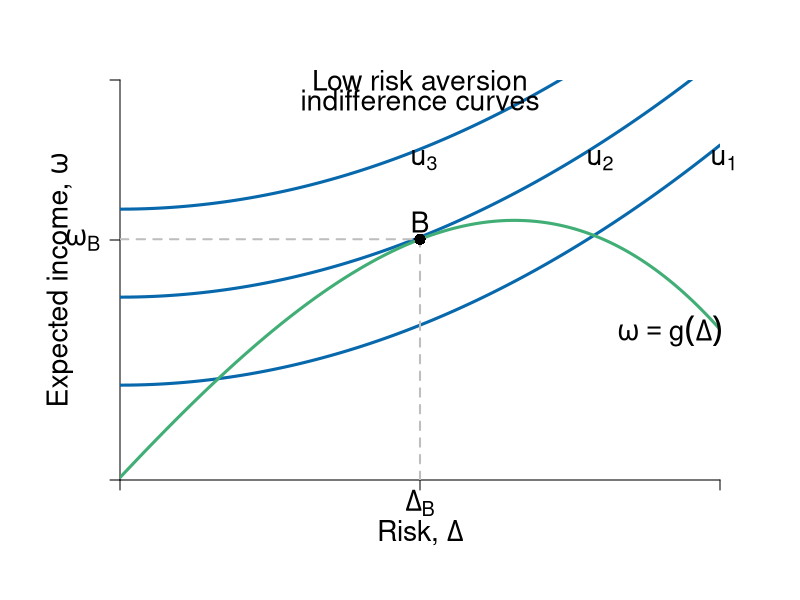

R code for this plot:
#Graph Designer: Simon Halliday & Riley Boeth '17
#Authors: Bowles, Foley and Halliday
#Title: Coordination, Conflict and Competition: A Text in Microeconomics

library(shape)
require(shape)
pdf(file = "capitalism/risks_feasible_low.pdf", width = 10, height = 8)


#Set parameters for graphics
axislabelsize <- 1.7
labelsize <- 1.7
graphlinewidth <- 3
segmentlinewidth <- 2

COL <- c("#7fc97f", "#beaed4", "#fdc086", "#ffff99", "#386cb0", "#f0027f", "#bf5b17", "#666666")
COLA <- c("#e0f3db", "#99d8c9","#66c2a4","#41ae76", "#238b45", "#005824")
COLB <- c("#c6dbef", "#4eb3d3", "#2b8cbe", "#0868ac","#084081")
COLC <- c("#fcfbfd", "#efedf5", "#dadaeb", "#bcbddc", "#9e9ac8", "#807dba", "#6a51a3", "#54278f", "#3f007d")

#Edited the margins to cater for the larger LHS labels
par(mar =  c(6, 6, 4, 4))

#Indifference curves of a risk-averse homo economicus (1st graph out of the two for 4.7)

indiffA1 <- function(x, uA = 5, rmax=  .7, xmax = 15) {
  uA + (1/2)*(rmax/xmax)*(x^2)
}

#rmax*x
#indiffA <- function(x, ua=2) {
#  ua + (1/12)*(x)^2
#}

#Average wealth function 

avgwealth <- function(x,y){
  (1.08)*((-1/35)*(((-((.9)*x-36))^2))+36.8+((-1/10)*(x-4)+(-1/1000)*((x-3)^3)))
}

#Add limits on axes and levels of utility for each indifference curve
ylims <- c(0, 35)
xlims <- c(0, 30)

npts <- 501 
x <- seq(xlims[1], xlims[2], length.out = npts)
y <- seq(ylims[1], ylims[2], length.out = npts) 

plot(0, 0, xlim = xlims, ylim = ylims, type = "n",
     xlab = expression(paste("")),
     ylab = expression(paste("")), 
     xaxt = "n", 
     yaxt = "n", 
     cex.lab = axislabelsize, 
     bty = "n", 
     xaxs="i", 
     yaxs="i"
)

#x and y limits with plain axes without ticks/numbers to match previous graph

ticksx <- c(0, 15, xlims[2])
xlabels <- c(NA, expression(paste(Delta[B])), NA)
ticksy <- c(0, 21, ylims[2])
ylabels <- c(NA, expression(paste(omega[B])), NA)



axis(1, at = ticksx,  pos = 0, labels = xlabels, cex.axis = axislabelsize)
axis(2, at = ticksy,  pos = 0, labels = ylabels, las = 1, cex.axis = axislabelsize)

npts <- 500 
xx1 <- seq(xlims[1], xlims[2], length.out = npts)
xx2 <- seq(0, xlims[2], length.out = npts)
xx3 <- seq(xlims[1], 0, length.out = npts)
xx4 <- seq(-11, 0, length.out = npts)


lines(xx1, indiffA1(xx1, uA= 8.3), col = COLB[4], lwd = graphlinewidth)
lines(xx1, indiffA1(xx1, uA = 16), col = COLB[4], lwd = graphlinewidth)
lines(xx1, indiffA1(xx1, uA = 23.7), col = COLB[4], lwd = graphlinewidth)
lines(xx1, avgwealth(xx1), col = COLA[4], lwd = graphlinewidth)


#Axis labels and draw linear utility function
mtext(expression(paste("Risk, ", Delta)), side = 1, line = 2.5, cex = axislabelsize)
text(-3, 0.5*ylims[2], expression(paste("Expected income, ", omega)), xpd = TRUE, cex = axislabelsize, srt = 90) 

text(29-1.5, avgwealth(29)-2, expression(paste(omega == g(Delta))), xpd = TRUE, cex = labelsize)

#Label various points on line

# text(2, avgwealth(2)+1.2, expression(paste("a")), cex = labelsize)
# text(5, avgwealth(5)+1.2, expression(paste("b")), cex = labelsize)
# points(5, avgwealth(5), pch = 16, col = "black", cex = 1.5)
# points(2, avgwealth(2), pch = 16, col = "black", cex = 1.5)
# 
# segments(25, 0, 25, avgwealth(25), lty = 2, col = "gray", lwd = segmentlinewidth)
# points(25, avgwealth(25), pch = 16, col = "black", cex = 1.5)
# 
# text(23.63, avgwealth(23.63)+1.1, expression(paste("c")), cex = labelsize)
# points(23.63, avgwealth(23.63), pch = 16, col = "black", cex = 1.5)
# 
# text(20, avgwealth(20)+1, expression(paste(omega[max])), cex = labelsize)
# segments(20, 0, 20, avgwealth(20), lty = 2, col = "gray", lwd = segmentlinewidth)
# points(20, avgwealth(20), pch = 16, col = "black", cex = 1.5)
# 
text(15, avgwealth(15)+1.5, expression(paste(B)), cex = labelsize)
segments(15, 0, 15, avgwealth(15), lty = 2, col = "gray", lwd = segmentlinewidth)
segments(0, avgwealth(15), 15, avgwealth(15), lty = 2, col = "gray", lwd = segmentlinewidth)
points(15, avgwealth(15), pch = 16, col = "black", cex = 1.5)

# segments(12, 0, 12, avgwealth(12), lty = 2, col = "gray", lwd = segmentlinewidth)
# points(12, avgwealth(12), pch = 16, col = "black", cex = 1.5)

#Label relevant points on axes

#text(8, -.9, expression(paste(Delta[e],"`")),  xpd = TRUE,  cex = labelsize)
#text(12, -.9, expression(paste(Delta[Rawls])), xpd = TRUE, cex = labelsize)
#text(15, -.9, expression(paste(Delta[e])),  xpd = TRUE,  cex = labelsize)
#text(20, -.9, expression(paste(Delta[max])),  xpd = TRUE,  cex = labelsize)
#text(25, -.9, expression(paste(Delta[Wealthiest], " "[Rich])),  xpd = TRUE,  cex = labelsize)


#Add arrow beside y axis and points on axis

# arrows(-1, avgwealth(21) + 10, -1, avgwealth(20) - 1, col = "black", code = 3, arr.type = "simple", lty = 1, xpd = TRUE, length = 0.1, angle = 40, lwd = 3)
# arrows(-1, avgwealth(21) - 12.5, -1, avgwealth(20) - 2.5, col = "black", code = 3, arr.type = "simple", lty = 1, xpd = TRUE, length = 0.1, angle = 40, lwd = 3)

#points(0, avgwealth(23)+12, pch = 16, col = "black", cex = 1.5, xpd = TRUE)
#points(0, avgwealth(23), pch = 16, col = "black", cex = 1.5,xpd = TRUE)
#points(0, avgwealth(23)-12, pch = 16, col = "black", cex = 1.5,xpd = TRUE)

#label the three indifference curves

text(15.2, 28, expression(paste(u[3])), xpd = TRUE, cex = labelsize)
text(24, 28, expression(paste(u[2])),  xpd = TRUE, cex = labelsize)
text(30.2, 28, expression(paste(u[1])),  xpd = TRUE, cex = labelsize)

#Label average wealth curve and indifference curves generally

# text(34, avgwealth(30)+1.5, expression(paste("Average Wealth")), xpd = TRUE, cex = labelsize)
# text(34, avgwealth(30), expression(paste("Function")), xpd = TRUE, cex = labelsize)
# text(34, avgwealth(30)-1.5, expression(paste(omega, " = (",Delta,") g")), xpd = TRUE, cex = labelsize)

#text(17, 38.5, expression(paste("Inequality Averse")), xpd = TRUE, cex = labelsize)
text(15, 35, expression(paste("Low risk aversion")), xpd = TRUE, cex = labelsize)
text(15, 33.2, expression(paste("indifference curves")), xpd = TRUE, cex = labelsize)


dev.off()
